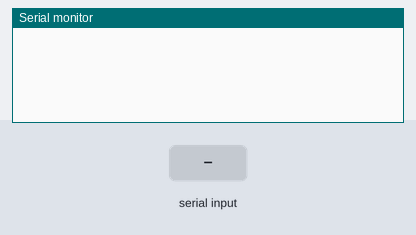
The sketch below on a simulated Arduino Uno, built with avr-gcc and run on an emulated ATmega328P. Shown: the last lines printed to the serial monitor. The test bench sets the inputs (shaded band).

Above: at 1.2 s.
1.3 s: "<0>" received over Serial
At 2.1 s:
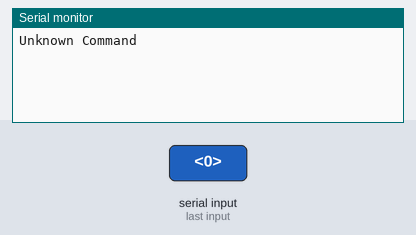
2.8 s: "<L90>" received over Serial
At 3.2 s:
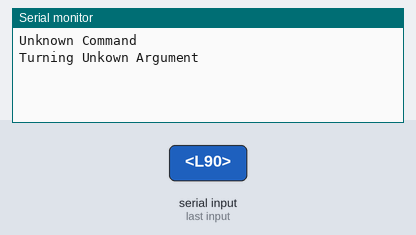
4.3 s: "<A90>" received over Serial
At 5.6 s:
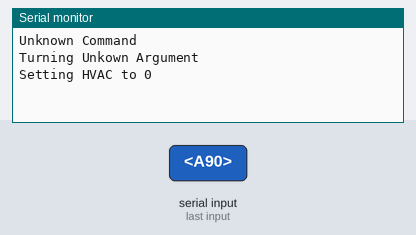

The sketch:

arduGPTexample.ino
```cpp
#define BUFFER_SIZE 10

void setup() {
  Serial.begin(115200);
}


boolean receiving = false;
char c;
char buffer[BUFFER_SIZE];
int index;

int hvacSetting = 68;

void loop() {

  if(Serial.available()){
    char c = Serial.read();

    if (c == '<'){
      receiving = true;
      index = 0;
      buffer[index] = 0;
    }
    if(receiving){
      buffer[index] = c;
      buffer[++index] = 0;
      if (index >= BUFFER_SIZE){
        index--;  // crude, but we will fix before we build anything that could overflow
      }
      if (c == '>'){
        receiving = false;
        processBuffer(buffer);
      }
    }

  }

}

void processBuffer(char* buffer){
  int len = strlen(buffer);
  char command = 0;
  if((buffer[0] == '<') && (buffer[len-1] == '>')){
    command = buffer[1];
    if(command == 'L'){
      Serial.print("Turning ");
      printRoomName(buffer[3]);
      if(buffer[5] == '0'){
        Serial.println(" Lights Off");
      } else if(buffer[5] == '1'){
        Serial.println(" Lights On");
      }
      else {
        Serial.println("Unkown Argument");
      }
    }
    else if(command == 'F'){
      Serial.print("Turning ");
      printRoomName(buffer[3]);
      if(buffer[5] == '0'){
        Serial.println(" Fan Off");
      } else if(buffer[5] == '1'){
        Serial.println(" Fan On");
      }
      else {
        Serial.println("Unkown Argument");
      }
    }
    else if(command == 'A'){
      int temp = strtol(buffer+3, NULL, 10);
      Serial.print("Setting HVAC to ");
      Serial.println(temp);
      hvacSetting = temp;
    }
    else if(command == 'R'){
      int fakeTemperature = 75;
      Serial.print("<T,");
      Serial.print(fakeTemperature);
      Serial.print(',');
      Serial.print(hvacSetting);
      Serial.println(">");
    }
    else {
      Serial.println("Unknown Command");
    }
  }
  else {
    Serial.println("Bad Command Format");
  }
}


void printRoomName(char roomChar){
  switch (roomChar){
    case 'L':
    Serial.print("Living Room");
    break;
    case 'K':
    Serial.print("Kitchen");
    break;
    case 'D':
    Serial.print("Den");
    break;
    case 'M':
    Serial.print("Master Bed");
    break;
    case 'G':
    Serial.print("Guest Bedroom");
    break;
    case 'H':
    Serial.print("Hallway");
    break;
    case 'B':
    Serial.print("Bathroom");
    break;
    case 'C':
    Serial.print("Carport"); // Because G for garage wsa already taken
    break;
  }
}
```

Measured:
- after the input at 1.3 s, the serial monitor: prints a new line at once (image 1)
- after the input at 2.8 s, the serial monitor: prints a new line at once (image 2)
- after the input at 4.3 s, the serial monitor: prints a new line at once (image 3)
